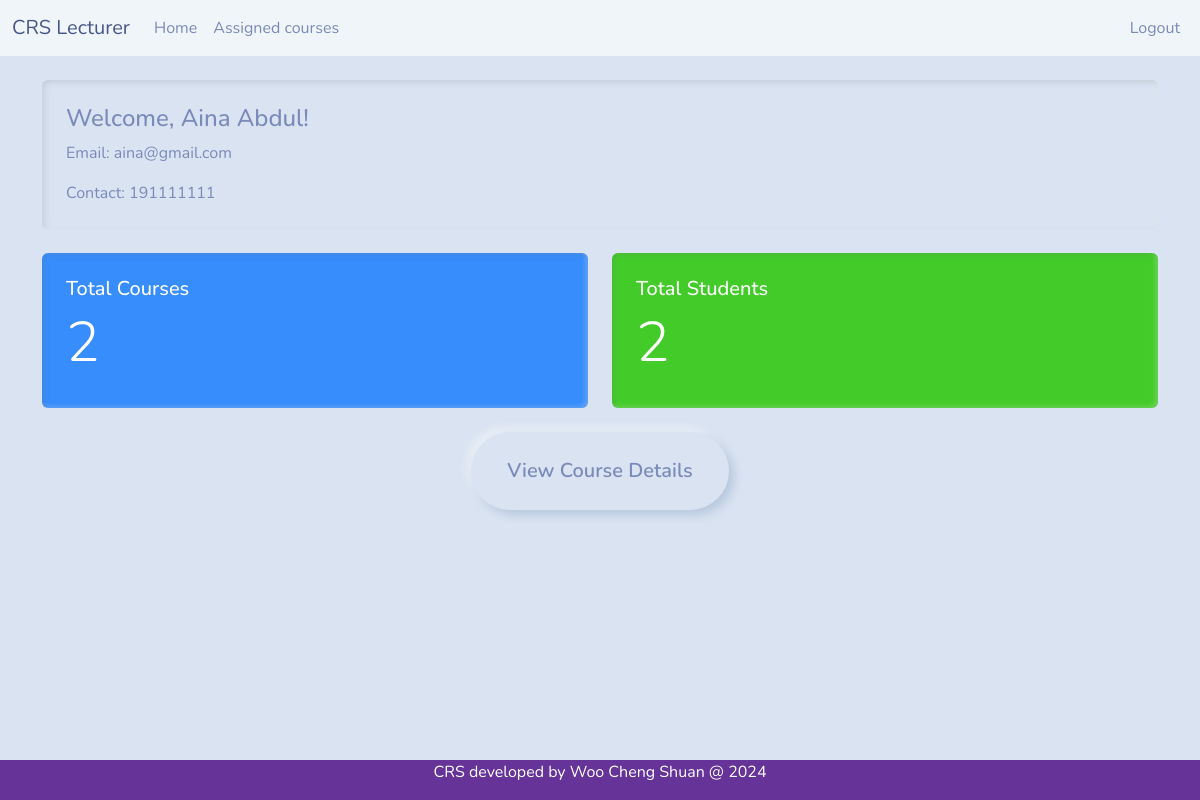
The page /lecturer.php (signed in) on the database its author committed.
### tables this page shows
CREATE TABLE `tb_user` (
  `u_sno` varchar(10) NOT NULL,
  `u_pwd` varchar(255) DEFAULT NULL,
  `u_name` varchar(50) NOT NULL,
  `u_contact` varchar(20) DEFAULT NULL,
  `u_state` varchar(20) NOT NULL,
  `u_req` timestamp NULL DEFAULT NULL,
  `u_email` varchar(30) NOT NULL,
  `u_utype` int(11) NOT NULL,
  `session_id` varchar(255) DEFAULT NULL,
  `last_activity` datetime DEFAULT NULL
);

### lecturer.php (the view, shortened to what this page needs)
<?php
include 'headerlec.php';
include 'dbconnect.php';
$lecturer_id = $_SESSION['active_user'];
$sql = "SELECT * FROM tb_user WHERE u_sno = ?";
$stmt = mysqli_prepare($con, $sql);
mysqli_stmt_bind_param($stmt, "s", $lecturer_id);
mysqli_stmt_execute($stmt);
$result = mysqli_stmt_get_result($stmt);
$lecturer = mysqli_fetch_assoc($result);
$sql = "SELECT COUNT(DISTINCT s.s_course_code) as total_courses
        FROM tb_section s
        WHERE s.s_lecturer = ?";
$stmt = mysqli_prepare($con, $sql);
mysqli_stmt_bind_param($stmt, "s", $lecturer_id);
mysqli_stmt_execute($stmt);
$result = mysqli_stmt_get_result($stmt);
$courses_count = mysqli_fetch_assoc($result)['total_courses'];
$sql = "SELECT COUNT(DISTINCT r.r_student) as total_students
        FROM tb_registration r
        JOIN tb_section s ON r.r_section = s.s_id
        WHERE s.s_lecturer = ?";
$stmt = mysqli_prepare($con, $sql);
mysqli_stmt_bind_param($stmt, "s", $lecturer_id);
mysqli_stmt_execute($stmt);
$result = mysqli_stmt_get_result($stmt);
$students_count = mysqli_fetch_assoc($result)['total_students'];
?>
<div class="container mt-4">
    <div class="row mb-4">
        <div class="col-12">
            <div class="card">
                <div class="card-body">
                    <h4 class="card-title">Welcome, <?php echo htmlspecialchars($lecturer['u_name']); ?>!</h4>
                    <p class="card-text">Email: <?php echo htmlspecialchars($lecturer['u_email']); ?></p>
                    <p class="card-text">Contact: <?php echo htmlspecialchars($lecturer['u_contact']); ?></p>
                </div>
            </div>
        </div>
    </div>
    <div class="row mb-4">
        <div class="col-md-6">
            <div class="card bg-primary text-white">
                <div class="card-body">
                    <h5 class="card-title">Total Courses</h5>
                    <h2 class="display-4"><?php echo $courses_count; ?></h2>
                </div>
            </div>
        </div>
        <div class="col-md-6">
            <div class="card bg-success text-white">
                <div class="card-body">
                    <h5 class="card-title">Total Students</h5>
                    <h2 class="display-4"><?php echo $students_count; ?></h2>
                </div>
            </div>
        </div>
    </div>
    <div class="row mb-4">
        <div class="col-12 text-center">
            <a href="assignedcourse.php" class="btn btn-primary btn-lg">View Course Details</a>
        </div>
    </div>
</div>
<?php include 'footer.php';?>

### rows shown on the page
tb_user: u_name "Aina Abdul", u_email "aina@gmail.com", u_contact "191111111"

### other values the page prints
$courses_count "2"
$students_count "2"
